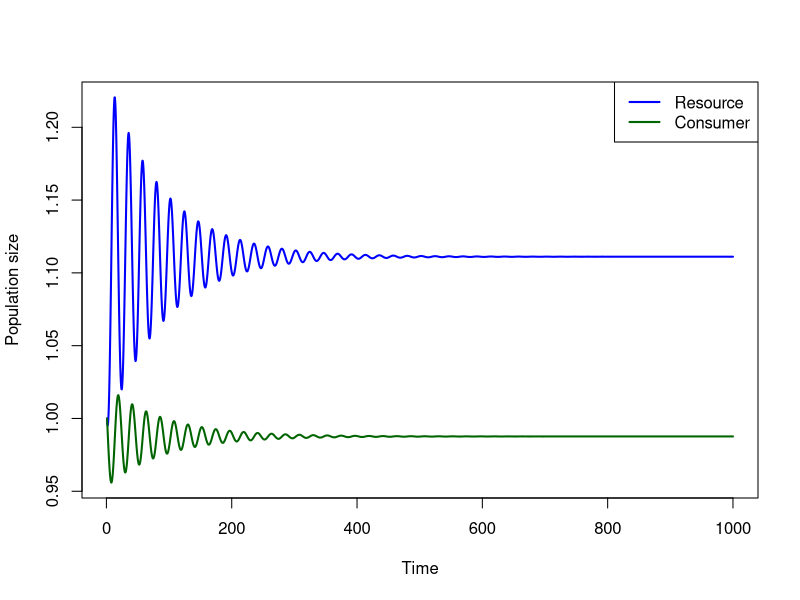
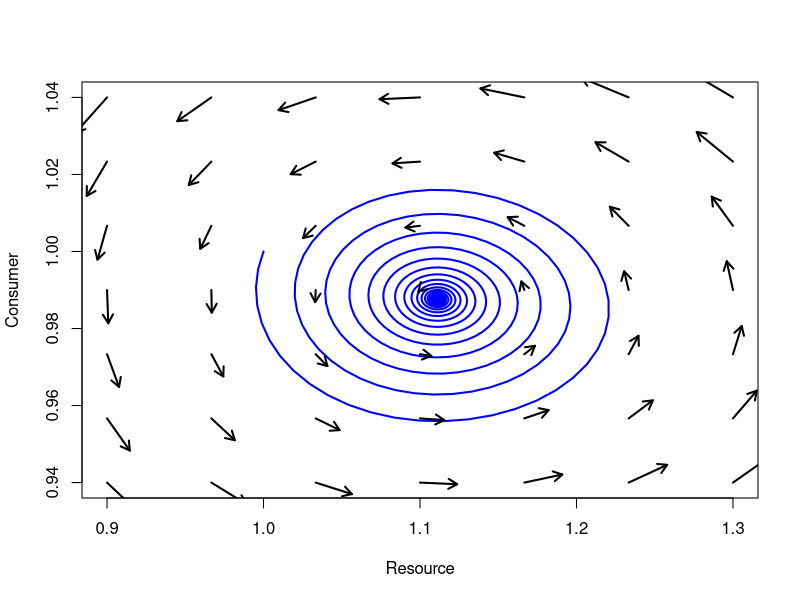
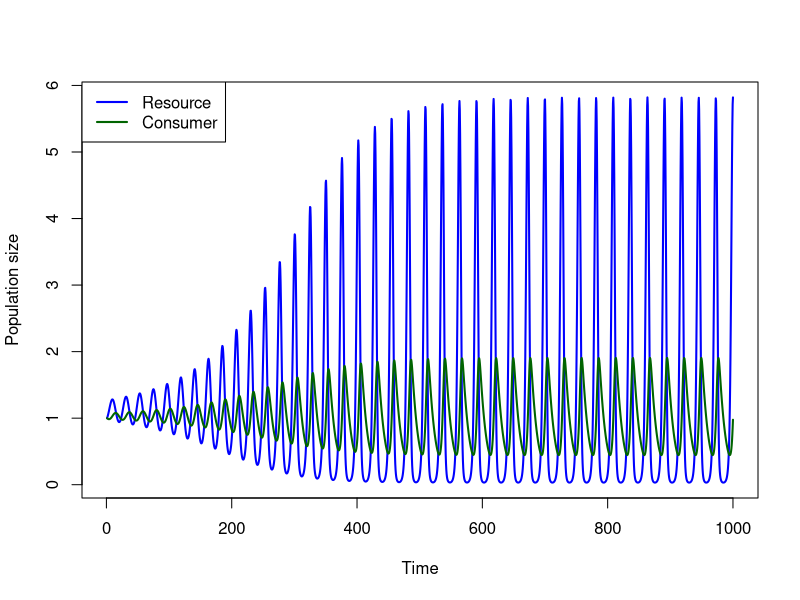
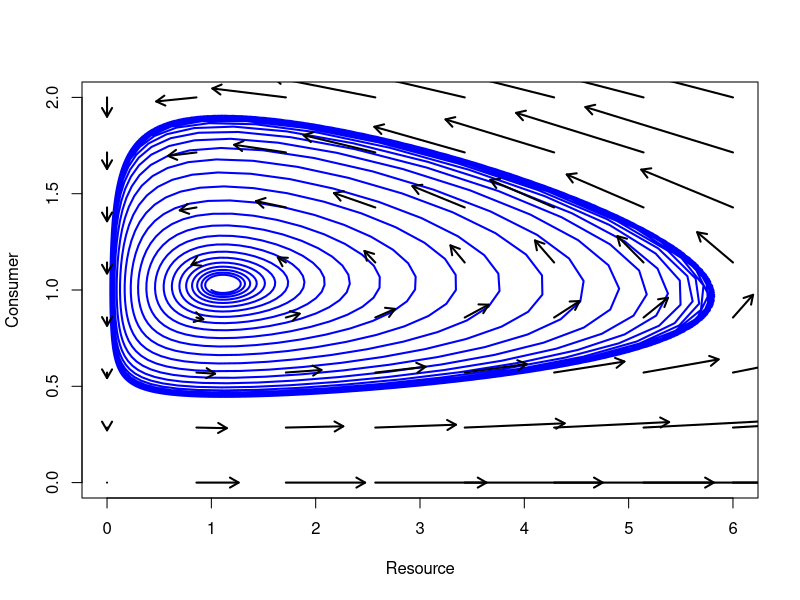
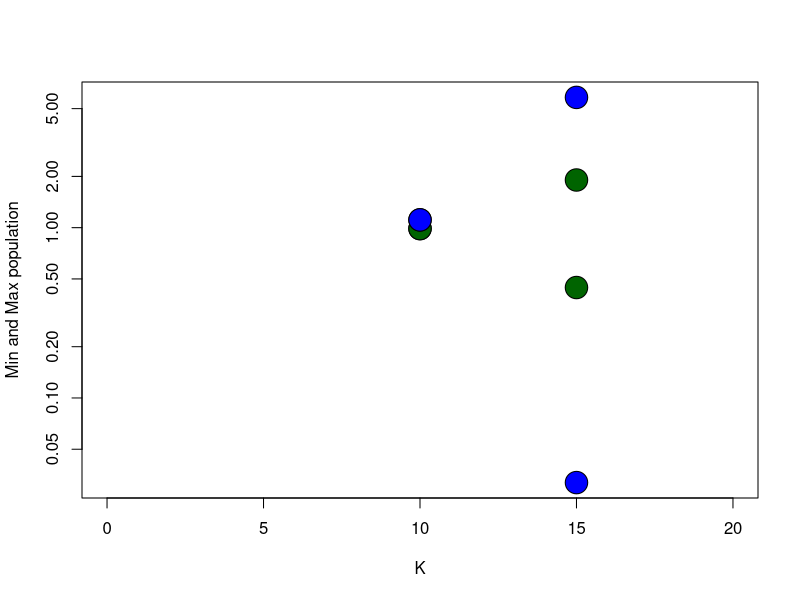
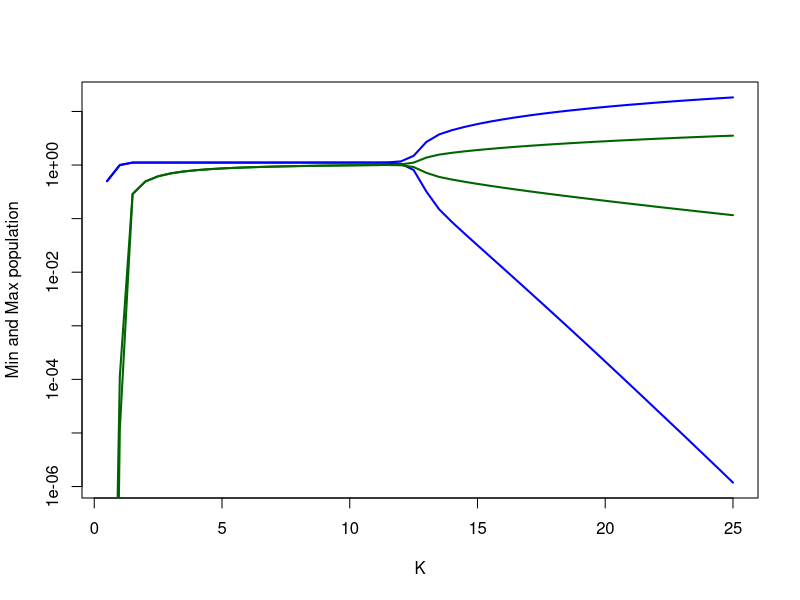
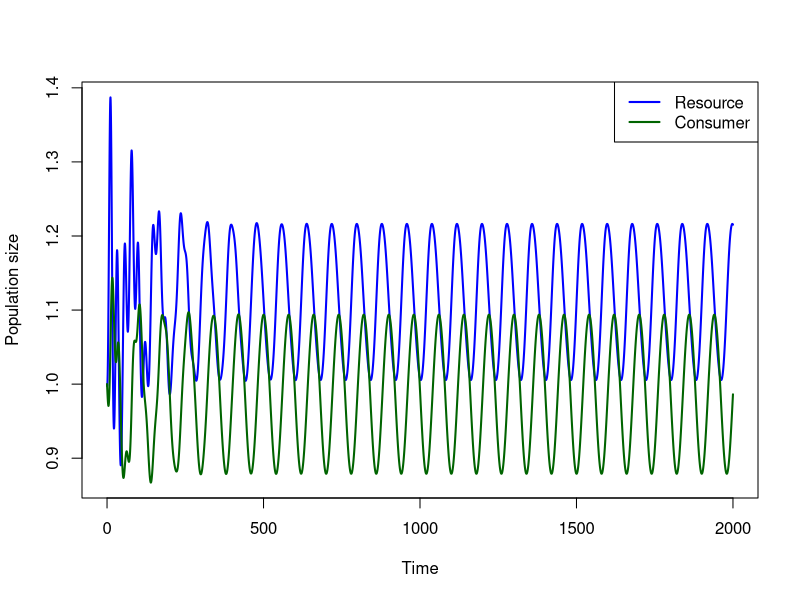
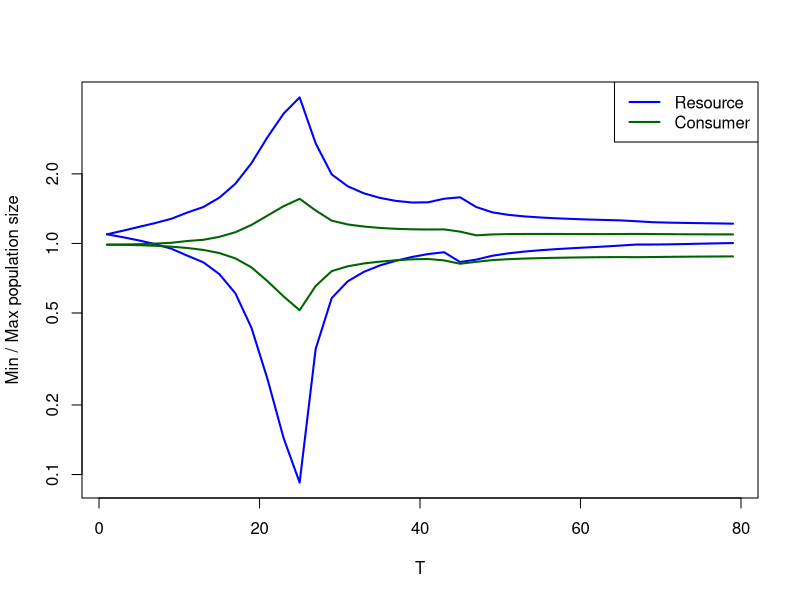

Write R code to recreate these figures, in order.
##Installing package if necessary
##install.packages("deSolve")

##Loading the necessary libraries
library(deSolve)

### Rosenzweig-MacArthur model###

## ODE system to be integrated
RM <- function(t, y, parms){
    with(as.list(c(y, parms)),
         {
             dR = r*R*(1-R/K) - a*R*C/(1+a*h*R)
             dC = e*a*R*C/(1 + a*h*R) - d*C
             return(list(c(R=dR,C=dC)))
         })
}

##initial parameters
parms1 = c(r=1, K=10, a=1, h=0.1, e=0.1, d=0.1)

##initial population sizes
y0 = c(R=1,C=1)

##running the numerical solution from time 1 to 1000
out = ode(y=y0, times = seq(from=1, to=1000, by=0.5), func = RM, parms = parms1)

##Looking at the out object. Notice it is a matrix
head(out)

##plotting the solution
matplot(x=out[,1], y=out[,2:3], type = "l", lwd=2, lty=1,
        col=c("blue", "darkgreen"), xlab="Time", ylab="Population size")
legend("topright", legend = c("Resource","Consumer"), lty = 1, lwd=2, col=c("blue", "darkgreen"))

## Phase space flow and fixed points

##first we need to calculate the coordinates for the vectors
xs = seq(from=0.9, to=1.3, length.out=7)
ys = seq(from=0.94, to=1.04, length.out=7)
coords = expand.grid(R=xs, C=ys)
## And then loop over all coordinates to calculate the derivatives at that points
dvs = matrix(NA, ncol=2, nrow=nrow(coords))
for(i in 1:nrow(coords))
    dvs[i,] = unlist(RM(t=1, y = coords[i,], parms = parms1))

##now we plot the trajectory
plot(x=out[,2], y=out[,3], type="l", lwd=2, col="blue",
     xlab="Resource",ylab="Consumer", xlim=c(0.9,1.3), ylim=c(0.94,1.04))
##and add the vector field
arrows(x0=coords[,1], y0=coords[,2], x1=coords[,1]+dvs[,1]*0.5,
       y1=coords[,2]+dvs[,2]*0.5, length=0.1, lwd=2)

##Messing a little with the parameters
parms2 = c(r=1, K=15, a=1, h=0.1, e=0.1, d=0.1)

out2 = ode(y=y0, times = seq(from = 1, to = 1000, by=0.5), func = RM, parms = parms2)

##plotting the solution
matplot(x=out2[,1], y=out2[,2:3], type = "l", lwd=2, lty=1,col=c("blue", "darkgreen"),
        xlab="Time", ylab="Population size")
legend("topleft", legend = c("Resource","Consumer"), lty = 1, lwd=2,
       col=c("blue", "darkgreen"))

##calculating the vectors again
xs = seq(from=0,to=6,length.out=8)
ys = seq(from=0,to=2,length.out=8)
coords = expand.grid(R=xs,C=ys)
dvs = matrix(NA, ncol=2, nrow=nrow(coords))
for(i in 1:nrow(coords))
    dvs[i,] = unlist(RM(t=1, y = coords[i,], parms = parms2))

##The trajectory
plot(x=out2[,2],y=out2[,3], type="l", lwd=2, col="blue",
     xlab="Resource", ylab="Consumer", xlim=c(0,6),ylim=c(0,2))
##and vectors
arrows(x0=coords[,1], y0=coords[,2], x1=coords[,1]+dvs[,1]*0.5,
       y1=coords[,2]+dvs[,2]*0.5, length=0.1, lwd=2)

##plotting minimum and maximum population sizes with different K values

##object with the line numbers we will use for the following plot
lines = (nrow(out)-500):nrow(out)

##creating an empty plot
plot(0.1, type="n", xlim=c(0,20), ylim=range(out2[lines,2:3]), log="y",
     xlab="K", ylab="Min and Max population")

##points for the K = 10
points(x = c(10,10), y = range(out[lines,3]), pch=21,bg="darkgreen", cex=3)
points(x = c(10,10), y = range(out[lines,2]), pch=21,bg="blue", cex=3)

##points for the K = 15
points(c(15,15), range(out2[lines,3]), pch=21,bg="darkgreen", cex=3)
points(c(15,15), range(out2[lines,2]), pch=21,bg="blue", cex=3)


##The paradox of enrichment, varying K values

KK = seq(from = 0.5, to=25, by=0.5)
rminmax = matrix(NA, ncol=2, nrow=length(KK))#resource minimum and maximum
cminmax = matrix(NA, ncol=2, nrow=length(KK))#consumer minimux ans maximum

## Loop over all values of K andd get min and max population sizes
for(i in 1:length(KK)){
    parmsi = c(r=1, K=KK[i], a=1, h=0.1, e=0.1, d=0.1)  
    y0 = c(R=1,C=1)
    out3 = ode(y=y0, times = seq(from = 1, to = 1000, by=0.5), func = RM, parms = parmsi)
    rminmax[i,] = range(out3[(nrow(out3)-500):nrow(out3),2])
    cminmax[i,] = range(out3[(nrow(out3)-500):nrow(out3),3])
}
## Plot of min and max population sizes
plot(x=KK, y=rminmax[,1], type="l", lwd=2, col="blue",ylim=range(rminmax), log="y",
     xlab="K", ylab="Min and Max population")
points(x=KK, y=rminmax[,2], type="l", lwd=2, col="blue")
points(x=KK, y=cminmax[,1], type="l", lwd=2, col="darkgreen",ylim=range(rminmax))
points(x=KK, y=cminmax[,2], type="l", lwd=2, col="darkgreen",ylim=range(rminmax))


### Consumer-resource dynamics in a seasonal environment ###
## time sequence 
time <- seq(0, 2000, by = .5)

## parameters: a named vector
parameters <- c(r0=1, alpha=0.1, T=80, K=10, a=1, h=0.1, e=0.1, d=0.1)

## initial conditions: a named vector
state <- c(R = 1, C = 1)

## R function to calculate the value of the derivatives at each time value
## Use the names of the variables as defined in the vectors above
RM2 <- function(t, state, parameters){
    with(as.list(c(state, parameters)), {
        r = r0 * (1 + alpha*sin(2*pi*t/T))
        dR = R * ( r*(1 - R/K) - a*C / (1 + a*h*R) )
        dC = e*a*R*C / (1 + a*h*R) - d*C
        return(list(c(dR, dC)))
    })
}

## Integration with 'ode'
out <- ode(y = state, times = time, func = RM2, parms = parameters)

## Ploting with matplot
matplot(x = out[,1], y = out[,2:3], type="l", lwd=2, lty = 1,
        col=c("blue", "darkgreen"), xlab = "Time", ylab = "Population size")
legend("topright", c("Resource", "Consumer"), lty=1, lwd=2, col=c("blue", "darkgreen"))

## A resonance diagram ##
## New time sequence 
time <- seq(0, 6000, by = 1)
## Sequence of values of T
TT <- seq(1, 80, by = 2)
## A matrix to store the results
results <- matrix(ncol=4, nrow=length(TT),
                  dimnames=list(NULL, c("R.min","R.max","C.min","C.max")))
## Loop over all values in TT
for(i in 1:length(TT)){
    parameters <- c(r0=1, alpha=0.1, T=TT[i], K=10, a=1, h=0.1, e=0.1, d=0.1)
    tmp1 <- ode(y = state, times = time, func = RM2, parms = parameters)
    results[i,1:2] <- range(tmp1[1001:nrow(tmp1), 2])
    results[i,3:4] <- range(tmp1[1001:nrow(tmp1), 3])
}

## Plot of resonance diagram
plot(R.min ~ TT , data=results, type="l", lwd=2, lty = 1,
     col="blue", xlab = "T", ylab = "Min / Max population size",
     log="y", ylim = range(results))
lines(R.max ~ TT, data=results,  type="l", lwd=2, lty = 1, col=c("blue"))
lines(C.min ~ TT, data=results,  type="l", lwd=2, lty = 1, col=c("darkgreen"))
lines(C.max ~ TT, data=results,  type="l", lwd=2, lty = 1, col=c("darkgreen"))   
legend("topright", c("Resource", "Consumer"), lty=1, lwd=2, col=c("blue", "darkgreen"))
